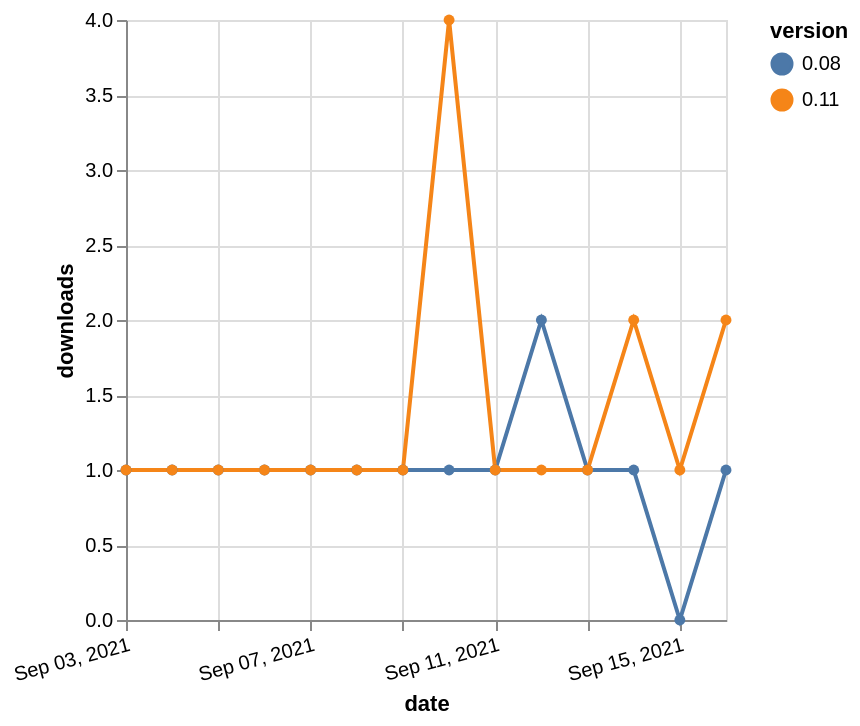

Vega-Lite specification stored for this chart:
### Vega-Lite specification from a JSON file in a GitHub repository (floating-point values rounded to 4 significant figures)
{"$schema": "https://vega.github.io/schema/vega-lite/v5.json", "description": "A simple bar chart with embedded data.", "data": {"values": [{"date": "2021-09-03", "total": 166, "delta": 1, "version": "0.08"}, {"date": "2021-09-04", "total": 167, "delta": 1, "version": "0.08"}, {"date": "2021-09-05", "total": 168, "delta": 1, "version": "0.08"}, {"date": "2021-09-06", "total": 169, "delta": 1, "version": "0.08"}, {"date": "2021-09-07", "total": 170, "delta": 1, "version": "0.08"}, {"date": "2021-09-08", "total": 171, "delta": 1, "version": "0.08"}, {"date": "2021-09-09", "total": 172, "delta": 1, "version": "0.08"}, {"date": "2021-09-10", "total": 173, "delta": 1, "version": "0.08"}, {"date": "2021-09-11", "total": 174, "delta": 1, "version": "0.08"}, {"date": "2021-09-12", "total": 176, "delta": 2, "version": "0.08"}, {"date": "2021-09-13", "total": 177, "delta": 1, "version": "0.08"}, {"date": "2021-09-14", "total": 178, "delta": 1, "version": "0.08"}, {"date": "2021-09-15", "total": 178, "delta": 0, "version": "0.08"}, {"date": "2021-09-16", "total": 179, "delta": 1, "version": "0.08"}, {"date": "2021-09-03", "total": 319, "delta": 1, "version": "0.11"}, {"date": "2021-09-04", "total": 320, "delta": 1, "version": "0.11"}, {"date": "2021-09-05", "total": 321, "delta": 1, "version": "0.11"}, {"date": "2021-09-06", "total": 322, "delta": 1, "version": "0.11"}, {"date": "2021-09-07", "total": 323, "delta": 1, "version": "0.11"}, {"date": "2021-09-08", "total": 324, "delta": 1, "version": "0.11"}, {"date": "2021-09-09", "total": 325, "delta": 1, "version": "0.11"}, {"date": "2021-09-10", "total": 329, "delta": 4, "version": "0.11"}, {"date": "2021-09-11", "total": 330, "delta": 1, "version": "0.11"}, {"date": "2021-09-12", "total": 331, "delta": 1, "version": "0.11"}, {"date": "2021-09-13", "total": 332, "delta": 1, "version": "0.11"}, {"date": "2021-09-14", "total": 334, "delta": 2, "version": "0.11"}, {"date": "2021-09-15", "total": 335, "delta": 1, "version": "0.11"}, {"date": "2021-09-16", "total": 337, "delta": 2, "version": "0.11"}]}, "width": "container", "mark": {"type": "line", "point": {"filled": true}}, "encoding": {"x": {"field": "date", "type": "temporal", "timeUnit": "yearmonthdate", "title": "date", "axis": {"labelAngle": -15}}, "y": {"field": "delta", "type": "quantitative", "title": "downloads"}, "color": {"field": "version", "type": "nominal"}, "tooltip": {"field": "delta"}}}
